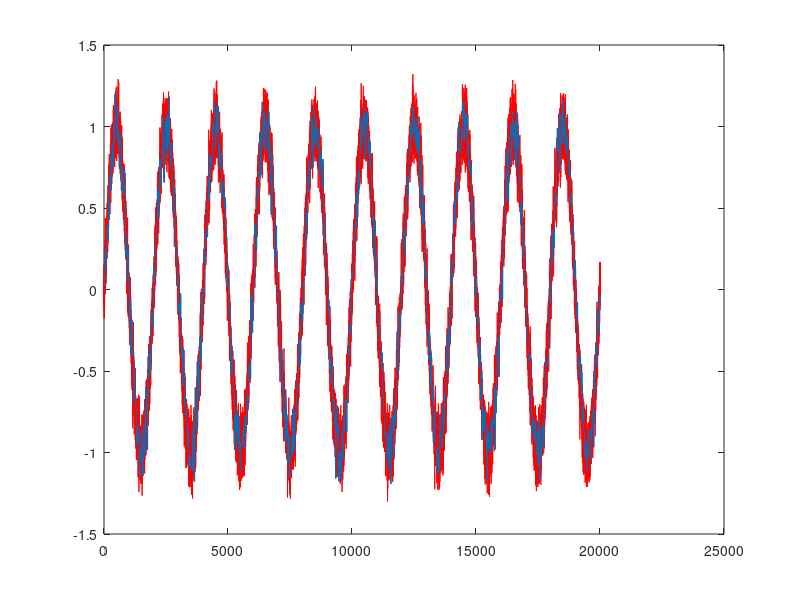

Reproduce this figure in MATLAB.
% Sampling theory
%
% Universidad Autonoma de Queretaro
% Electronica Avanzada III
% Rene de Jesus Romero Troncoso
%
% Exercise 1.3
%     Stationary signal plus noise sampling

clear all;

% User parameters
fc = 10;             % Input frequency
ph = 0.0;            % Input phase
mu = 0.0;            % Mean
sd = 1.0;            % Standard deviation
am = 0.1;            % Noise amplitude

% Fixed parameters
fs = 1000;           % Sampling frequency in Hz
Ts = 1.0;            % Running time for experimentation

% Oscilloscope-like plot
N = floor(fs*Ts);    % Samples to be taken
V = 20;                % Oversampling rate for graphics
M = V*N;               % Oversampled samples
for k=0:M
    yv(k+1) = sin(2.0*pi*fc*k/M + ph) + am*random('norm',mu,sd); % Oversampled function as reference
end;
for k=0:N
    s = V*k;
    for i=0:V-1
        yo(s+i+1) = yv(s+1); % Quasi-continous sampled signal, more realistic
    end;
end;
figure(1);
plot(yv,'r');
hold on;
plot(yo);

% Experimentation procedure:
%     1. Run as is
%     2. Change noise amplitude at will
%     3. Change function to include harmonics
%     4. Change function to square
%     5. Change function to triangular
%     6. Change function to square modulated (ASK, PSK)
%     7. Change function to square overdamped
%     8. Change function to square underdamped